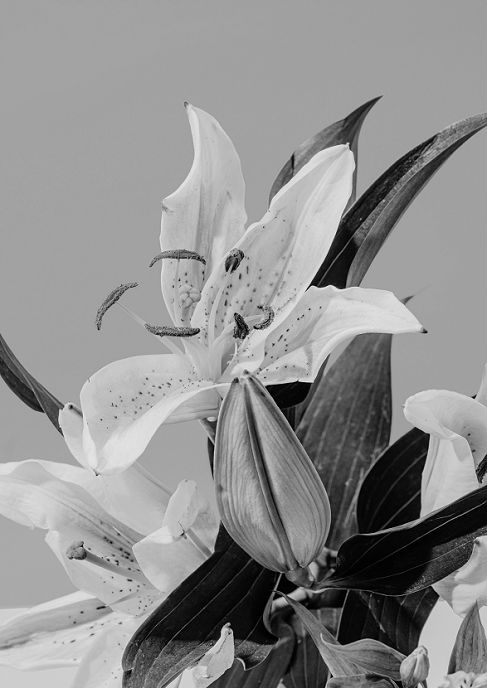
#> input picture ori.png, 487 x 688 px
$ python 'hasil ekualiasi.py'
#> lines starting #> are read from the running program, lines starting #| are printed output that depends on the picture
import cv2
import numpy as np
citra = cv2.imread('ori.png',0)
#> citra is the input picture: shape (688, 487); min 0, max 244, mean 142.9
ekual = cv2.equalizeHist(citra)
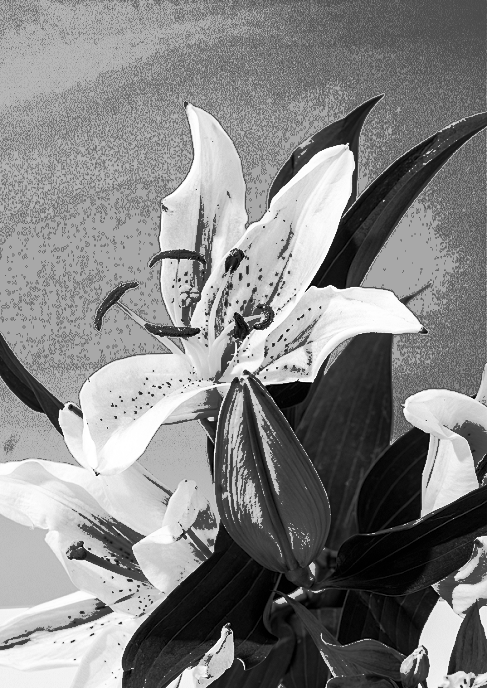
#> ekual: shape (688, 487); min 0, max 255, mean 132.3
hasil = np.hstack((citra, ekual))
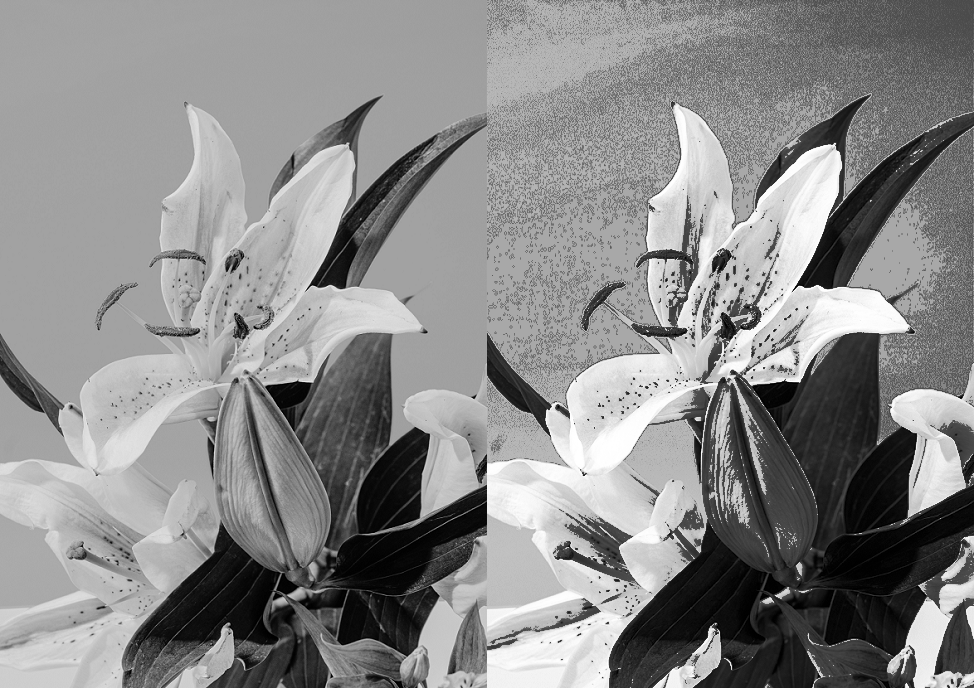
#> hasil: shape (688, 974); min 0, max 255, mean 137.6
cv2.imshow('Contoh Hasil Equalisasi',hasil)

cv2.waitKey(0)
cv2.destroyWindow()

$ run again, with ayugs.png copied over ori.png
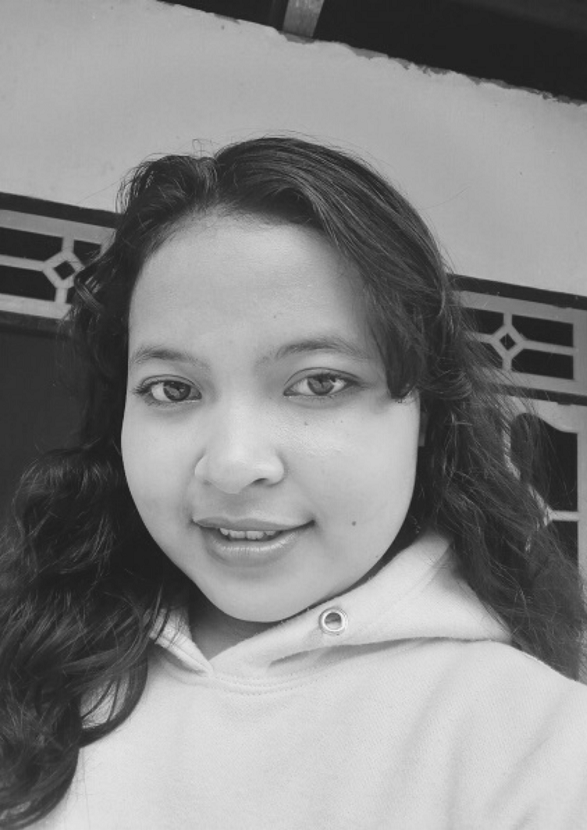
#> input picture ayugs.png, 587 x 830 px
#> citra is the input picture: shape (830, 587); min 25, max 243, mean 133.4
#> `ekual = cv2.equalizeHist(citra)`:
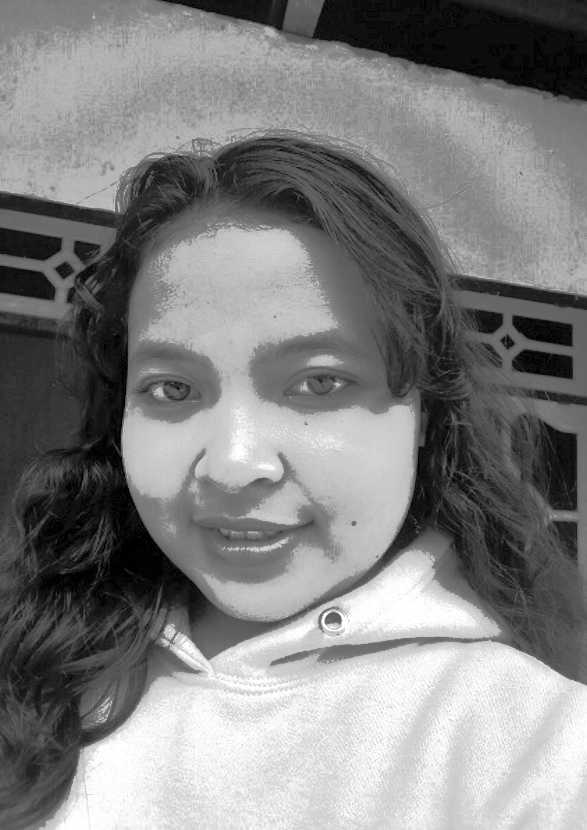
#> ekual: shape (830, 587); min 0, max 255, mean 128.8
#> `hasil = np.hstack((citra, ekual))`:
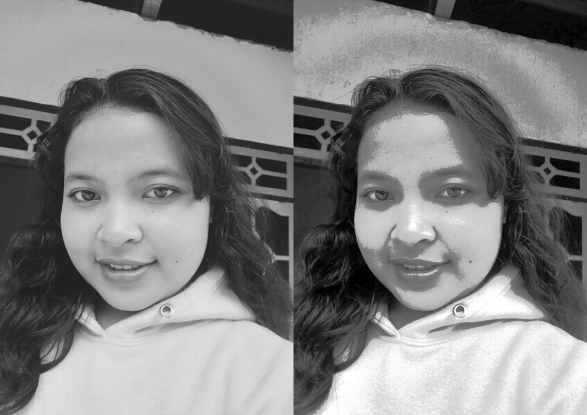
#> hasil: shape (830, 1174) (shown at 1/2 size); min 0, max 255, mean 131.1
